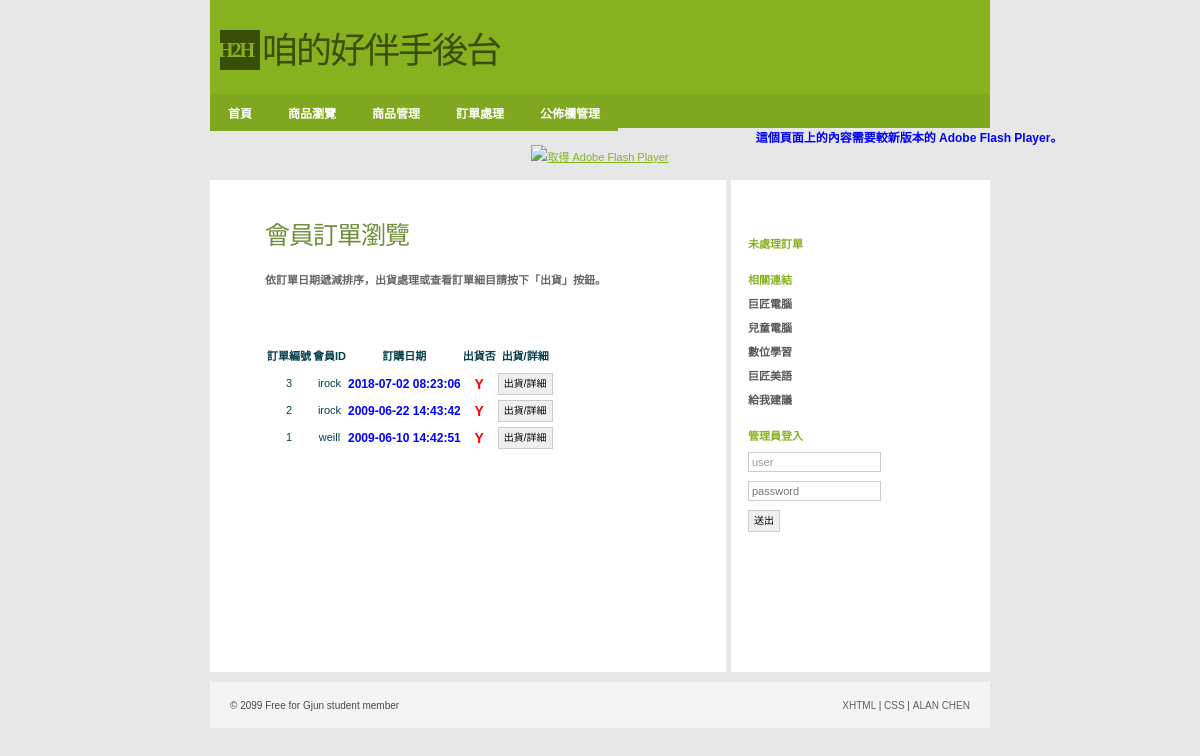
Screenshot of /Admin/orderForm.php with the database file from the repository.
### tables this page shows
CREATE TABLE `orders` (
  `O_id` int(11) NOT NULL COMMENT '訂單主檔編號',
  `O_name` varchar(20) NOT NULL COMMENT '收件人姓名',
  `O_phone` varchar(13) DEFAULT NULL COMMENT '收件人聯絡電話',
  `O_cellphone` varchar(13) DEFAULT NULL COMMENT '收件人行動電話',
  `O_address` varchar(60) NOT NULL COMMENT '收件人地址',
  `shipment` enum('Y','N') DEFAULT 'N' COMMENT '出貨否',
  `userid` varchar(20) NOT NULL COMMENT '訂購人會員ID',
  `orderDate` datetime NOT NULL COMMENT '訂購日期'
);

### Admin/orderForm.php (the view, shortened to what this page needs)
<?php require_once('../Connections/shop.php'); ?>
<?php
$query_ordersList = "SELECT * FROM orders ORDER BY orderDate DESC";
$ordersList = mysql_query($query_ordersList, $shop) or die(mysql_error());
$row_ordersList = mysql_fetch_assoc($ordersList);
$totalRows_ordersList = mysql_num_rows($ordersList);
 session_start(); ?>
<!DOCTYPE html PUBLIC "-//W3C//DTD XHTML 1.0 Strict//EN"
"http://www.w3.org/TR/xhtml1/DTD/xhtml1-strict.dtd">
<html xmlns="http://www.w3.org/1999/xhtml">
<head>
<link rel="stylesheet" href="../css/styles.css" media="all" type="text/css" />
</head>
<body>
  <div id="header">
      <div class="subContainer">
            <div id="logo">
            <div id="box">H2H</div>
            <p>咱的好伴手後台</p>
            </div>
    </div>
</div>
<div id="navigation">
	<ul id="sddm">
        <li><a href="index.php">首頁</a></li>
        <li><a href="productBrowser.php">商品瀏覽</a></li>
	    <li><a href="#"
        onmouseover="mopen('m1')"
        onmouseout="mclosetime()">商品管理</a>
    	</li>
        <li><a href="orderForm.php">訂單處理</a></li>
	    <li><a href="#"
        onmouseover="mopen('m2')"
        onmouseout="mclosetime()">公佈欄管理</a>
    	</li>
		</ul>
</div>
<object id="FlashID" classid="clsid:D27CDB6E-AE6D-11cf-96B8-444553540000" width="780" height="120">
    <object type="application/x-shockwave-flash" data="../Scripts/pic.swf" width="780" height="120">
      <div>
        <h4>這個頁面上的內容需要較新版本的 Adobe Flash Player。</h4>
        <p><a href="http://www.adobe.com/go/getflashplayer"><img src="http://www.adobe.com/images/shared/download_buttons/get_flash_player.gif" alt="取得 Adobe Flash Player" width="112" height="33" /></a></p>
      </div>
    </object>
  </object>
<div id="container">
  <div id="primaryContent">
    <h2>會員訂單瀏覽</h2>
    <h3>依訂單日期遞減排序，出貨處理或查看訂單細目請按下「出貨」按鈕。</h3>
    <p>&nbsp;</p>
    <p>&nbsp;</p>
    <?php if ($totalRows_ordersList > 0) {  ?>
  <table>
    <tr>
      <th align="center"><p>訂單編號</p></th>
      <th align="center"><p>會員ID</p></th>
      <th align="center"><p>訂購日期</p></th>
      <th align="center"><p>出貨否</p></th>
      <th align="center"><p>出貨/詳細</p></th>
    </tr>
    <?php do { ?>
    <form id="form1" method="POST" action="orderProcess.php">
      <tr>
        <td align="center"><p><?php echo $row_ordersList['O_id']; ?>
        </p></td>
        <td align="center"><p><?php echo $row_ordersList['userid']; ?></p></td>
        <td align="center"><h4><?php echo $row_ordersList['orderDate']; ?></h4></td>
        <td align="center"><h5><?php echo $row_ordersList['shipment']; ?></h5></td>
        <td align="center"><button type="submit">出貨/詳細</button></td>
      </tr>
    </form>
    <?php } while ($row_ordersList = mysql_fetch_assoc($ordersList)); ?>
  </table>
  <?php }  ?>
<p>&nbsp;</p>
    <p>&nbsp;</p>
    <p>&nbsp;</p>
    <p>&nbsp;</p>
    <p>&nbsp;</p>
    <p>&nbsp;</p>
    <p>&nbsp;</p>
    <p>&nbsp;</p>
  </div>
  <div id="secondaryContent">
    <p>&nbsp;</p>
    <h3>未處理訂單</h3>
    <h3>相關連結</h3>
    <ul class="links">
      <li><a href="http://www.pcschool.com.tw/">巨匠電腦</a></li>
      <li><a href="http://kid.pcschool.com.tw/">兒童電腦</a></li>
      <li><a href="http://www.soeasyedu.com.tw/">數位學習</a></li>
      <li><a href="http://www.soeasyedu.com.tw/">巨匠美語</a></li>
      <li><a href="http://www.off.com.tw/weiblog">給我建議</a>
    </ul>
    <?php if(!isset($_SESSION['MM_Username'])){?>
    <h3>管理員登入</h3>
    <form action="loginCheck.php" method="post">
      <p>
        <input value="user" name="user" placeholder="user" />
      </p>
      <p>
        <input name="password" type="password" value="" placeholder="password" />
      </p>
      <p>
        <button type="submit">送出</button>
      </p>
    </form>
	<?php }?>
  </div>
        <br class="clear" />
</div>
    <div id="footer">
        <ul>
            <li id="copyright">&copy; 2099 Free for Gjun student member</li>
            <li id="links">
                <ul>
                    <li><a href="#">XHTML</a> |</li>
                    <li><a href="#">CSS</a> |</li>
                    <li><a href="http://gjun.tw">ALAN CHEN</a></li>
                </ul>
            </li>
        </ul>
    </div>
</body>
</html>

### css/styles.css (style rules this page uses)
* { margin:0; padding:0; font-family:Verdana, Arial, Helvetica, sans-serif; }
body, html { margin:0; padding:0; background:#e7e7e7; text-align:center; margin-bottom:10px; }
h2 { font-family:'Georgia'; font-size:25px; letter-spacing:-1px; margin-top:15px; margin-bottom:20px; font-weight:normal; color:#718e3e; }
h3 { font-size:11px; font-weight:bold; color:#666; margin:5px 0; }
h4 { font-size:12px; color:#00F; }
h5 { font-size:14px; color:#F00; }
p { color:#043f4a; font-size:11px; line-height:25px; }
a { color:#87B220; text-decoration:underline; }
#container { width:780px; margin:10px auto; padding:0; background:#fff; text-align:left; }
#logo { margin:0; padding:0px; }
#logo #box { float:left; clear:none; height:40px; width:40px; margin:0 0 0 10px; padding:0px; background:#394E06; color:#87B220; font-family:Georgia, "Times New Roman", Times, serif; font-weight:bold; font-size:20px; line-height:40px; letter-spacing:-2px; text-indent:-2px; }
#logo p { float:left; clear:none; height:40px; width:260px; margin:0; padding:0; color:#394E06; font-family:Georgia, "Times New Roman", Times, serif; font-weight:normal; font-size:36px; text-indent:2px; line-height:43px; letter-spacing:-2px; font-style: normal; }
.subContainer, #navigation ul { width:780px; margin:0 auto; }
#header { text-align:left; margin:0 auto; padding:30px 0 0 0px; height:64px; background:#87b220; width: 780px; }
#navigation { margin:0 auto; padding:0; background:#7fa71f; height:34px; width: 780px; list-style:none; }
#navigation li { float:left; clear:none; list-style:none; }
#navigation li a { color:#fff; display:block; font-size:12px; text-decoration:none; font-weight:bold; padding:10px 18px; }
input { background-color: #FFF; color: #999999; border: 1px solid #CCC; font-size: 11px; padding: 3px; width:125px; }
button { background-color:#EFEFEF; line-height:13px; color: #000; border: 1px solid #CCC; font-size: 10px; height:22px; margin: 0; padding: 0 5px; }
form p { padding:2px 0; }
img { border:0; }
#primaryContent { width:406px; padding:20px 55px; border-right:5px solid #e7e7e7; font-size:11px; float:left; clear:none; }
#secondaryContent { width:228px; padding:10px 14px; font-size:11px; float:right; clear:none; }
#secondaryContent h3 { color:#87b220; margin-top:20px; }
#secondaryContent ul { list-style:none; }
#secondaryContent li { list-style:none; padding-left:20px; margin:8px 0; background:url('../images/tiny_bullet.png') left bottom no-repeat; }
#secondaryContent li a { color:#575757; font-weight:bold; text-decoration:none; }
#secondaryContent .links li { padding-left:0px; margin:8px 0; background:none; }
#footer { margin:0 auto; margin-bottom:10px; height:10px; padding:18px 20px; clear:both; width:740px; text-align:left; font-size:10px; color:#484848; background:#f4f4f4; }
#footer ul { list-style:none; }
#footer li { list-style:none; display:inline; }
#footer #copyright { float:left; clear:none; }
#footer #links { float:right; clear:none; }
#footer a { color:#606060; text-decoration:none; }
#sddm { margin:0 auto; padding:0; background:#7fa71f; height:34px; width: 780px; list-style:none; }
#sddm li { float:left; clear:none; list-style:none; }
#sddm li a { color:#fff; background:#7fa71f; display:block; font-size:12px; text-decoration:none; font-weight:bold; padding:10px 18px; }
#sddm a { background:url('../images/nav_bg.gif'); }

### rows the page displays
orders: O_id "3", userid "irock", orderDate "2018-07-02 08:23:06", shipment "Y"
orders: O_id "2", userid "irock", orderDate "2009-06-22 14:43:42", shipment "Y"
orders: O_id "1", userid "weill", orderDate "2009-06-10 14:42:51", shipment "Y"
